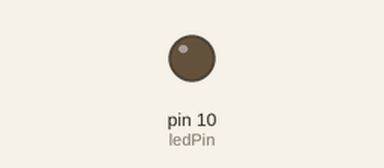
The sketch below on a simulated Arduino Uno, built with avr-gcc and run on an emulated ATmega328P. On the bench: output pins drawn as LEDs (lit = HIGH).

Above: at 0.05 s.
At 4.25 s:
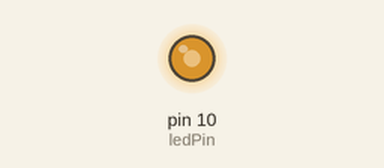
At 8.45 s:
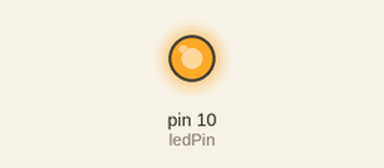
At 16.95 s:
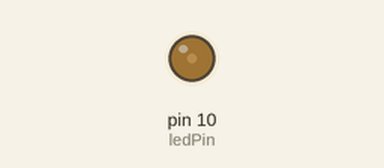
Timing chart, 0 to 29.9 s (numbered marks = the images above):
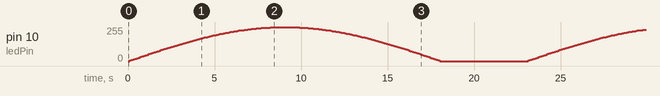

The sketch:

led-blink-analog.ino
```cpp
int ledPin = 10;

void setup()
{
    pinMode(ledPin, OUTPUT);
}


void loop()
{
    for (int i = 0; i < 180; i++) {
        float sinVal = sin(i * (PI/180));
        int ledVal = int(sinVal * 255);
        analogWrite(ledPin, ledVal);
        delay(100);
    }

    digitalWrite(ledPin, LOW);
    delay(5000);
}
```
